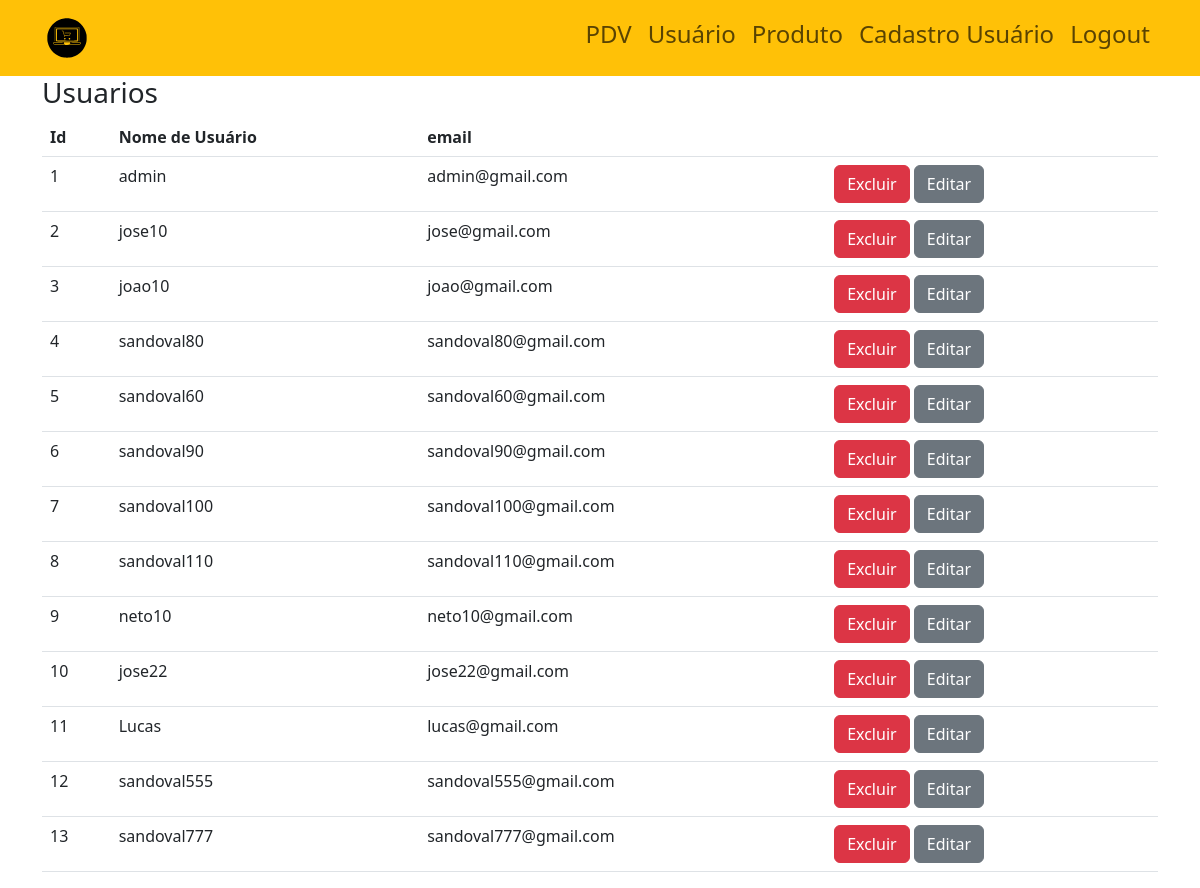
The app's page /usuarios (signed in) with its own data.
### site_atividade/models/__init__.py (models this page shows)
class Usuario(database.Model, UserMixin):
    id = database.Column(database.Integer, primary_key=True)
    usuario = database.Column(database.String, nullable=False, unique=True)
    email = database.Column(database.String, nullable=False, unique=True)
    senha = database.Column(database.String, nullable=False)

### site_atividade/routers/__init__.py (the view)
@app.route("/usuarios")
@login_required
def usuarios():
    usuarios = Usuario.query.all()
    return render_template('lista_usuario.html', usuarios=usuarios)

### site_atividade/models/__init__.py (called while the page is built)
@login_manager.user_loader
def load_usuario(id_usuario):
    return Usuario.query.get(int(id_usuario))

### site_atividade/templates/lista_usuario.html (shortened to what this page needs)
{% extends 'base.html' %}
{% block body %}
        <div class="container theme-showcase" role="main">
            <div class="page-header">
                <h3 class="box-title col-md-12">Usuarios</h3>
            </div>
            <table class="table table-hover" overflow="scroll">
                <thead>
                    <tr>
                        <th>Id</th>
                        <th>Nome de Usuário</th>
                        <th>email</th>
                        <th> </th>
                    </tr>
                </thead>
                <tbody>
                {% for usuario in usuarios %}
                    <tr data-href="#">
                        </td> <td>{{ usuario.id }}</td>
                        <td>{{ usuario.usuario }}</td>
                        <td>{{ usuario.email }}</td>
                        <td>
                            <a class="btn btn-danger" href="{{ url_for('delete_usuario', id=usuario.id) }}">Excluir</a>
                            <a class="btn btn-Secondary" href="#">Editar</a>
                        </td>
                    </tr>
                {% endfor %}
                </tbody>
            </table>
        </div>
{% endblock %}

### records on screen
Usuario: id "1", usuario "admin", email "admin@gmail.com"
Usuario: id "2", usuario "jose10", email "jose@gmail.com"
Usuario: id "3", usuario "joao10", email "joao@gmail.com"
Usuario: id "4", usuario "sandoval80", email "sandoval80@gmail.com"
Usuario: id "5", usuario "sandoval60", email "sandoval60@gmail.com"
Usuario: id "6", usuario "sandoval90", email "sandoval90@gmail.com"
Usuario: id "7", usuario "sandoval100", email "sandoval100@gmail.com"
Usuario: id "8", usuario "sandoval110", email "sandoval110@gmail.com"
Usuario: id "9", usuario "neto10", email "neto10@gmail.com"
Usuario: id "10", usuario "jose22", email "jose22@gmail.com"
Usuario: id "11", usuario "Lucas", email "lucas@gmail.com"
Usuario: id "12", usuario "sandoval555", email "sandoval555@gmail.com"
Usuario: id "13", usuario "sandoval777", email "sandoval777@gmail.com"
